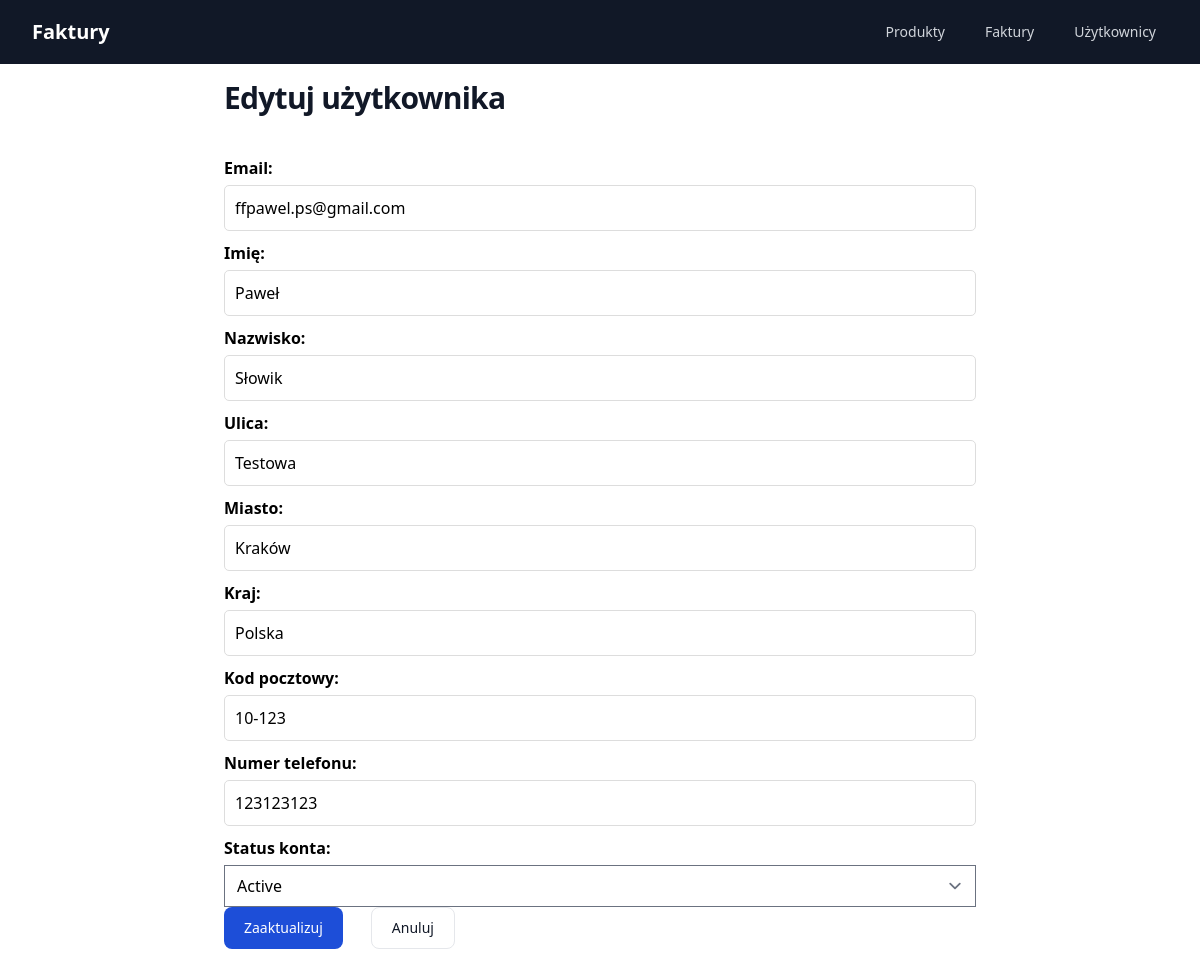
Screenshot of /user-update/10/ with the database file from the repository.
### core/models.py (models this page shows, shortened)
class User(models.Model):
    email = models.EmailField(unique=True)
    first_name = models.CharField(max_length=50)
    last_name = models.CharField(max_length=50)
    street_address = models.CharField(
        max_length=100,
        default='',
        null=False)
    city = models.CharField(
        max_length=50,
        default='',
        null=False)
    country = models.CharField(
        max_length=50,
        default='',
        null=False)
    postal_code = models.CharField(
        max_length=20,
        default='',
        null=False)
    contact_information = models.CharField(max_length=50)
    account_status = models.CharField(
        max_length=20,
        choices=[(status.value, status.value.title()) for status in UserAccountStatus],
        default=UserAccountStatus.ACTIVE)
    created_at = models.DateTimeField(auto_now_add=True)
    updated_at = models.DateTimeField(auto_now=True)

### core/views.py (the view)
# urls.py: path('user-update/<int:pk>/', views.UserUpdate.as_view(), name='user_update'),
class UserUpdate(generic.UpdateView):
    model = User
    form_class = UserForm
    template_name = 'core/user/user_update.html'
    success_url = reverse_lazy('core:users_list')

### core/forms.py
class UserForm(forms.ModelForm):
    class Meta:
        model = User
        fields = [
            'email',
            'first_name',
            'last_name',
            'street_address',
            'city',
            'country',
            'postal_code',
            'contact_information',
            'account_status'
        ]

### templates/core/user/user_update.html (shortened to what this page needs)
{% extends "core/base.html" %}
{% block content %}
    <header>
        <div class="mx-auto max-w-7xl">
            <h1 class="text-3xl font-bold tracking-tight text-gray-900 dark:text-white">
                Edytuj użytkownika
            </h1>
        </div>
    </header>
    <form method="post" class="mt-10">{% csrf_token %}
        <div>
            <label for="{{ form.email.id_for_label }}">Email:</label>
            {{ form.email }}
        </div>
        <div>
            <label for="{{ form.first_name.id_for_label }}">Imię:</label>
            {{ form.first_name }}
        </div>
        <div>
            <label for="{{ form.last_name.id_for_label }}">Nazwisko:</label>
            {{ form.last_name }}
        </div>
        <div>
            <label for="{{ form.street_address.id_for_label }}">Ulica:</label>
            {{ form.street_address }}
        </div>
        <div>
            <label for="{{ form.city.id_for_label }}">Miasto:</label>
            {{ form.city }}
        </div>
        <div>
            <label for="{{ form.country.id_for_label }}">Kraj:</label>
            {{ form.country }}
        </div>
        <div>
            <label for="{{ form.postal_code.id_for_label }}">Kod pocztowy:</label>
            {{ form.postal_code }}
        </div>
        <div>
            <label for="{{ form.contact_information.id_for_label }}">Numer telefonu:</label>
            {{ form.contact_information }}
        </div>
        <div>
            <label for="{{ form.account_status.id_for_label }}">Status konta:</label>
            {{ form.account_status }}
        </div>
        <div class="flex flex-row gap-x-5">
            <button type="submit"
                    class="text-white bg-blue-700 hover:bg-blue-800 focus:ring-4 focus:ring-blue-300 font-medium rounded-lg text-sm px-5 py-2.5 mr-2 mb-2 dark:bg-blue-600 dark:hover:bg-blue-700 focus:outline-none dark:focus:ring-blue-800">
                Zaaktualizuj
            </button>
            <a href="{% url 'core:users_list' %}"
               class="py-2.5 px-5 mr-2 mb-2 text-sm font-medium text-gray-900 focus:outline-none bg-white rounded-lg border border-gray-200 hover:bg-gray-100 hover:text-blue-700 focus:z-10 focus:ring-4 focus:ring-gray-200 dark:focus:ring-gray-700 dark:bg-gray-800 dark:text-gray-400 dark:border-gray-600 dark:hover:text-white dark:hover:bg-gray-700">
                Anuluj
            </a>
        </div>
    </form>
{% endblock %}

### static/core/style.css (style rules this page uses)
h1 { color: red; }

### static/core/form.css (style rules this page uses)
label { display: block; font-weight: bold; margin-bottom: 5px; }
input[type="text"], input[type="email"], textarea, select { width: 100%; padding: 10px; border: 1px solid #ddd; border-radius: 5px; margin-bottom: 10px; }

### rows the page displays
User: email "ffpawel.ps@gmail.com", first_name "Paweł", last_name "Słowik", street_address "Testowa", city "Kraków", country "Polska", postal_code "10-123", contact_information "123123123", account_status "Active"
